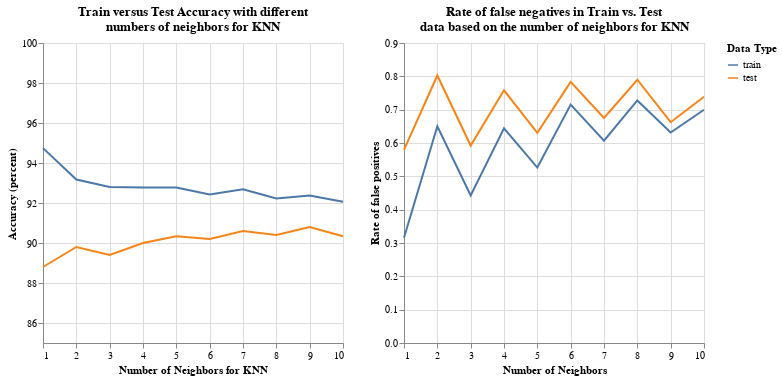

Source (notebook cell):
### Code cell
# Plot the rate of false negatives
title = ['Rate of false negatives in Train vs. Test', 'data based on the number of neighbors for KNN']
falseNegatives = alt.Chart(results.to_pandas(), title = title).mark_line().encode(
    x = alt.X('n', title = "Number of Neighbors"),
    y = alt.Y('fn', title = "Rate of false positives"),
    color = alt.Color('type', title = "Data Type"),
    tooltip = [
        alt.Tooltip('type', title = "Data Type"),
        alt.Tooltip('fn', title = "False Negative Rate")
    ]
)
accuracyChart | falseNegatives

### Figure 1 — Vega-Lite specification as saved in the notebook (floating-point values rounded to 4 significant figures)
{"config": {"view": {"continuousWidth": 300, "continuousHeight": 300}}, "hconcat": [{"data": {"name": "data-77fa5e1604181a0faf7b0c956865922a"}, "mark": {"type": "line"}, "encoding": {"color": {"field": "type", "scale": {"domain": ["train", "test"]}, "title": "Data Type", "type": "nominal"}, "tooltip": [{"field": "type", "title": "Data Type", "type": "nominal"}, {"field": "score", "title": "Accuracy", "type": "quantitative"}], "x": {"field": "n", "title": "Number of Neighbors for KNN", "type": "quantitative"}, "y": {"field": "acc", "scale": {"domain": [85, 100]}, "title": "Accuracy (percent)", "type": "quantitative"}}, "title": ["Train versus Test Accuracy with different", "numbers of neighbors for KNN"], "transform": [{"calculate": "datum.score * 100", "as": "acc"}]}, {"data": {"name": "data-e8be40f49987ed8fe4d4035811e1ae4d"}, "mark": {"type": "line"}, "encoding": {"color": {"field": "type", "title": "Data Type", "type": "nominal"}, "tooltip": [{"field": "type", "title": "Data Type", "type": "nominal"}, {"field": "fn", "title": "False Negative Rate", "type": "quantitative"}], "x": {"field": "n", "title": "Number of Neighbors", "type": "quantitative"}, "y": {"field": "fn", "title": "Rate of false positives", "type": "quantitative"}}, "title": ["Rate of false negatives in Train vs. Test", "data based on the number of neighbors for KNN"]}], "$schema": "https://vega.github.io/schema/vega-lite/v5.8.0.json", "datasets": {"data-77fa5e1604181a0faf7b0c956865922a": [{"n": 1, "type": "train", "score": 0.9474}, {"n": 1, "type": "test", "score": 0.888}, {"n": 2, "type": "train", "score": 0.9317}, {"n": 2, "type": "test", "score": 0.898}, {"n": 3, "type": "train", "score": 0.928}, {"n": 3, "type": "test", "score": 0.894}, {"n": 4, "type": "train", "score": 0.9277}, {"n": 4, "type": "test", "score": 0.9}, {"n": 5, "type": "train", "score": 0.9277}, {"n": 5, "type": "test", "score": 0.9033}, {"n": 6, "type": "train", "score": 0.9243}, {"n": 6, "type": "test", "score": 0.902}, {"n": 7, "type": "train", "score": 0.9269}, {"n": 7, "type": "test", "score": 0.906}, {"n": 8, "type": "train", "score": 0.9223}, {"n": 8, "type": "test", "score": 0.904}, {"n": 9, "type": "train", "score": 0.9237}, {"n": 9, "type": "test", "score": 0.908}, {"n": 10, "type": "train", "score": 0.9206}, {"n": 10, "type": "test", "score": 0.9033}], "data-e8be40f49987ed8fe4d4035811e1ae4d": [{"n": 1, "type": "train", "fn": 0.3158}, {"n": 1, "type": "test", "fn": 0.5796}, {"n": 2, "type": "train", "fn": 0.6502}, {"n": 2, "type": "test", "fn": 0.8025}, {"n": 3, "type": "train", "fn": 0.4427}, {"n": 3, "type": "test", "fn": 0.5924}, {"n": 4, "type": "train", "fn": 0.644}, {"n": 4, "type": "test", "fn": 0.758}, {"n": 5, "type": "train", "fn": 0.5263}, {"n": 5, "type": "test", "fn": 0.6306}, {"n": 6, "type": "train", "fn": 0.7152}, {"n": 6, "type": "test", "fn": 0.7834}, {"n": 7, "type": "train", "fn": 0.6068}, {"n": 7, "type": "test", "fn": 0.6752}, {"n": 8, "type": "train", "fn": 0.7276}, {"n": 8, "type": "test", "fn": 0.7898}, {"n": 9, "type": "train", "fn": 0.6316}, {"n": 9, "type": "test", "fn": 0.6624}, {"n": 10, "type": "train", "fn": 0.6997}, {"n": 10, "type": "test", "fn": 0.7389}]}}
